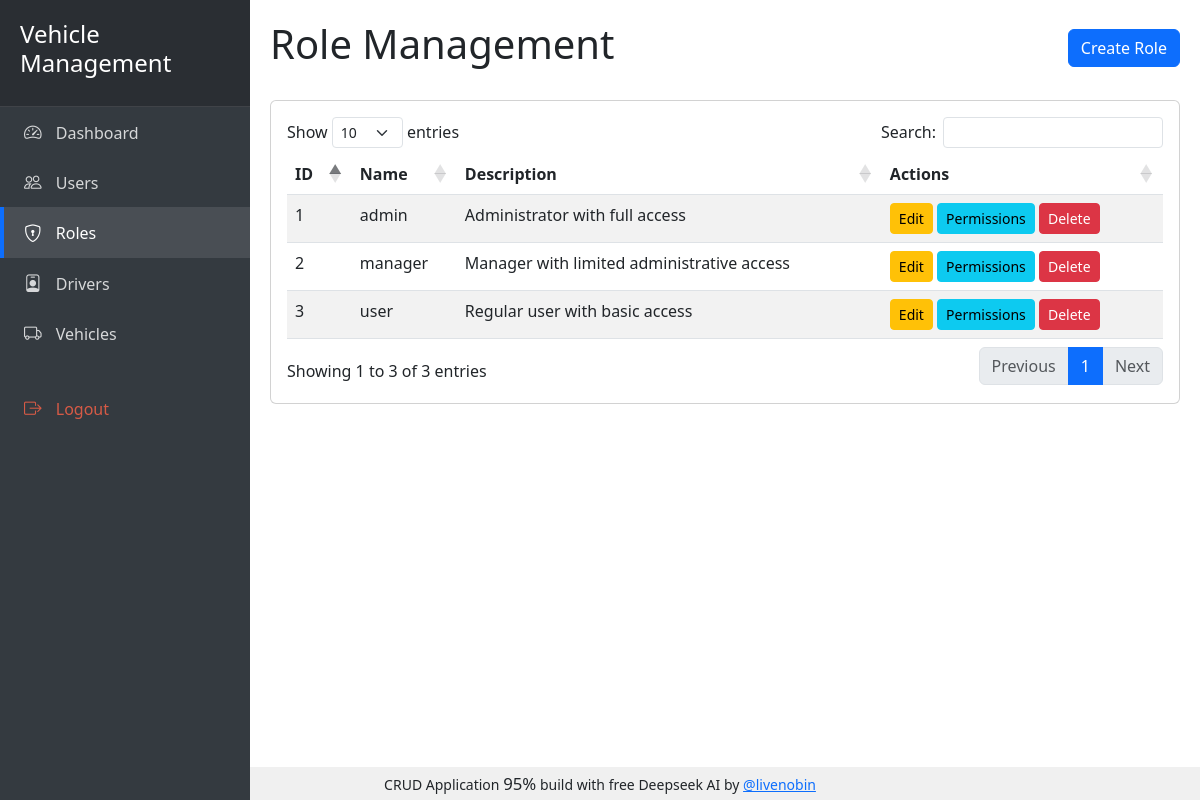
The page /index.php/roles (signed in) on the database its author committed.
### tables this page shows
CREATE TABLE `roles` (
  `id` int(11) NOT NULL AUTO_INCREMENT,
  `name` varchar(50) NOT NULL,
  `description` varchar(255) DEFAULT NULL,
  PRIMARY KEY (`id`),
  UNIQUE KEY `name` (`name`)
);

### application/core/MY_Controller.php (called while the page is built, shortened)
<?php
class MY_Controller extends CI_Controller {
    public function __construct()
    {
        $this->load->model('Role_model');
        $this->load->model('Permission_model');
    }
    protected function render($view, $data = array()) {
            $data['user_role'] = $this->session->userdata('role');
			$data['user_permissions'] = $this->session->userdata('permissions') ?: array();
			$this->load->view('templates/header', $data);
			$this->load->view($view, $data);
			$this->load->view('templates/footer');
    }
}

### application/controllers/Roles.php (called while the page is built, shortened)
<?php
class Roles extends MY_Controller {
    public function index() {
        $data['roles'] = $this->Role_model->get_roles();
        $data['title'] = 'Role Management';
        $this->render('roles/index', $data);
    }
}

### index.php (called while the page is built, shortened)
<?php
require_once BASEPATH.'core/CodeIgniter.php';

### application/models/Role_model.php (called while the page is built, shortened)
<?php
class Role_model extends CI_Model {
    public function get_roles() {
        return $this->db->get('roles')->result();
    }
    public function get_role_permissions($role_id) {
        $this->db->select('permissions.*');
        $this->db->from('role_permissions');
        $this->db->join('permissions', 'permissions.id = role_permissions.permission_id');
        $this->db->where('role_permissions.role_id', $role_id);
        return $this->db->get()->result();
    }
}

### application/views/roles/index.php (the view)
<div class="d-flex justify-content-between align-items-center mb-4">
    <h1>Role Management</h1>
    <?php if(in_array('create_roles', $user_permissions)): ?>
    <a href="<?php echo base_url('roles/create'); ?>" class="btn btn-primary">Create Role</a>
    <?php endif; ?>
</div>
<div class="card">
    <div class="card-body">
        <table class="table table-striped table-hover">
            <thead>
                <tr>
                    <th>ID</th>
                    <th>Name</th>
                    <th>Description</th>
                    <th>Actions</th>
                </tr>
            </thead>
            <tbody>
                <?php foreach($roles as $role): ?>
                <tr>
                    <td><?php echo $role->id; ?></td>
                    <td><?php echo $role->name; ?></td>
                    <td><?php echo $role->description; ?></td>
                    <td>
                        <?php if(in_array('edit_roles', $user_permissions)): ?>
                        <a href="<?php echo base_url('roles/edit/'.$role->id); ?>" class="btn btn-sm btn-warning">Edit</a>
                        <?php endif; ?>
                        <?php if(in_array('manage_permissions', $user_permissions)): ?>
                        <a href="<?php echo base_url('roles/permissions/'.$role->id); ?>" class="btn btn-sm btn-info">Permissions</a>
                        <?php endif; ?>
                        <?php if(in_array('delete_roles', $user_permissions)): ?>
                        <a href="<?php echo base_url('roles/delete/'.$role->id); ?>" class="btn btn-sm btn-danger delete-btn">Delete</a>
                        <?php endif; ?>
                    </td>
                </tr>
                <?php endforeach; ?>
            </tbody>
        </table>
    </div>
</div>

### rows shown on the page
roles: id "1", name "admin", description "Administrator with full access"
roles: id "2", name "manager", description "Manager with limited administrative access"
roles: id "3", name "user", description "Regular user with basic access"
